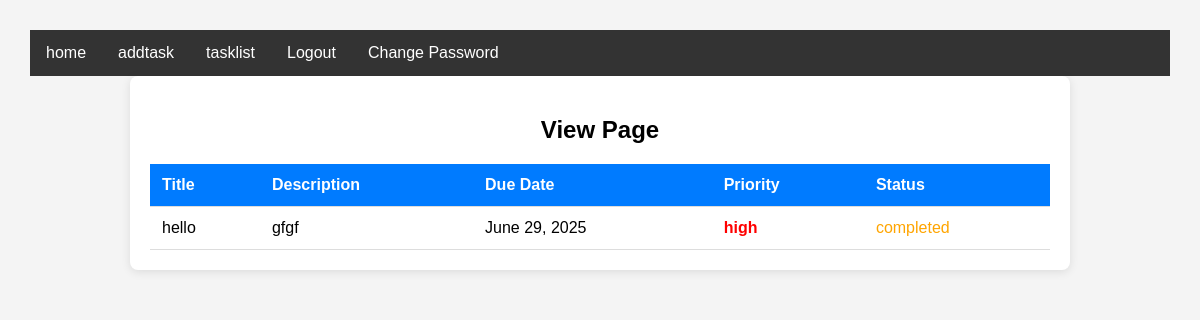
The page /viewpage/1 (signed in) on the database its author committed.
### taskapp/models.py (models this page shows)
class taskModel(models.Model):
    title=models.CharField(max_length=100,null=True)
    description=models.TextField(null=True)
    due_date=models.DateField(null=True)
    created_at=models.DateTimeField(auto_now_add=True,null=True)
    priority=models.CharField(max_length=100,null=True,choices=[
        ('low','Low'),
        ('medium','Medium'),
        ('high','High'),
    ])
    status=models.CharField(max_length=100,null=True,choices=[
        ('pending','Pending'),
        ('inprogress','Inprogress'),
        ('completed','Completed'),
    ])
    user=models.ForeignKey(customuserModel,on_delete=models.CASCADE,null=True)

### taskapp/views.py (the view)
# urls.py: path('viewpage/<str:id>',viewpage,name='viewpage'),
@login_required
def viewpage(req,id):
    data=taskModel.objects.get(id=id)
    context={
        'data':data
    }
    return render(req,'viewpage.html',context)

### Templates/viewpage.html (shortened to what this page needs)
{% extends 'master.html' %}
{% block body %}
<!DOCTYPE html>
<html lang="en">
<head>
</head>
<body>
  <div class="task-list">
    <h2>View Page</h2>
    <table>
      <thead>
        <tr>
          <th>Title</th>
          <th>Description</th>
          <th>Due Date</th>
          <th>Priority</th>
          <th>Status</th>
      </thead>
      <tbody>
        <tr>
          <td>{{ data.title }}</td>
          <td>{{ data.description }}</td>
          <td>{{ data.due_date }}</td>
          <td class="priority-high">{{ data.priority }}</td>
          <td class="status-inprogress">{{ data.status }}</td>
        </tr>
      </tbody>
    </table>
  </div>
</body>
</html>
{% endblock body %}

### Templates/viewpage.html (style rules this page uses)
body { font-family: Arial, sans-serif; background: #f4f4f4; margin: 0; padding: 30px; }
h2 { text-align: center; margin-bottom: 20px; }
.task-list { max-width: 900px; margin: auto; background: #fff; padding: 20px; border-radius: 8px; box-shadow: 0 2px 10px rgba(0, 0, 0, 0.1); }
table { width: 100%; border-collapse: collapse; }
th, td { text-align: left; padding: 12px; border-bottom: 1px solid #ddd; }
th { background-color: #007BFF; color: white; }
.priority-high { color: red; font-weight: bold; }
.status-inprogress { color: orange; }

### rows shown on the page
taskModel: title "hello", description "gfgf", due_date "June 29, 2025", priority "high", status "completed"
